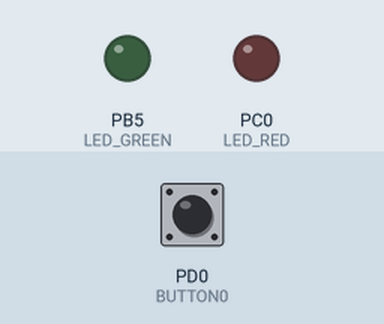
The program below on a simulated ATmega328P, built with avr-gcc and emulated at 16 MHz. On the bench: output pins drawn as LEDs (lit = HIGH). Dashed ring = blinking. Inputs (shaded band) come from the test bench; at power-on: PD0 (BUTTON0) HIGH.

Above: at 1.2 s.
1.3 s: PD0 (BUTTON0) pulled LOW for 1 s
At 1.67 s:
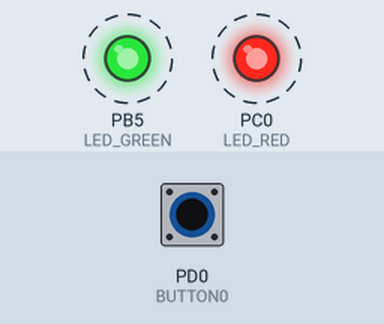
3.8 s: PD0 (BUTTON0) pulled LOW for 0.15 s
At 4.4 s:
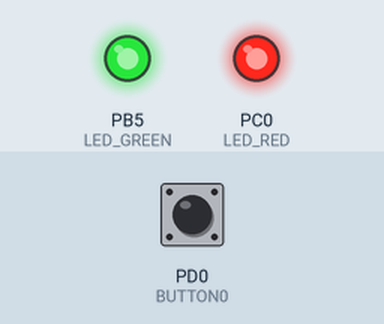
5.5 s: PD0 (BUTTON0) pulled LOW for 3.2 s
At 9.2 s:
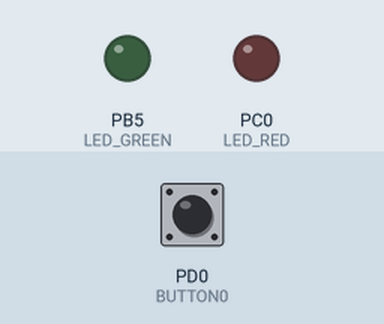
Timing chart, 0 to 10.7 s (numbered marks = the images above; inputs shaded):
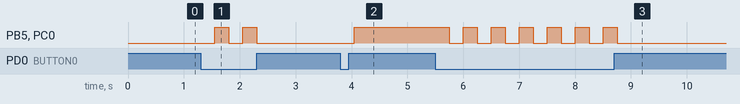

The program:

main.c
```c
// (licence header left out)
/* Defines -----------------------------------------------------------*/
#define LED_GREEN   PB5     // AVR pin where green LED is connected
#define LED_RED     PC0
#define BUTTON0     PD0
#define BLINK_DELAY 250
#ifndef F_CPU
#define F_CPU 16000000      // CPU frequency in Hz required for delay
#endif

/* Includes ----------------------------------------------------------*/
#include <util/delay.h>     // Functions for busy-wait delay loops
#include <avr/io.h>         // AVR device-specific IO definitions

/* Functions ---------------------------------------------------------*/
/**
 * Main function where the program execution begins. Toggle two LEDs
 * when a push button is pressed.
 */
int main(void)
{
    /* GREEN LED */
    // Set pin as output in Data Direction Register...
    DDRB = DDRB | (1<<LED_GREEN);
    // ...and turn LED off in Data Register
    PORTB = PORTB & ~(1<<LED_GREEN);

    /* second LED */
    // WRITE YOUR CODE HERE
	 // Set pin as output in Data Direction Register...
	 DDRC = DDRC | (1<<LED_RED);
	 // ...and turn LED off in Data Register
	 PORTC = PORTC & ~ (1<<LED_RED);


	 /* Button with pullup resistor */
	 DDRD = DDRD & ~(1<<BUTTON0);
	 PORTD = PORTD | (1<<BUTTON0);

    // Infinite loop
    while (1)
    {
		if (bit_is_clear(PIND, 0)) {
        // Pause several milliseconds

       _delay_ms(BLINK_DELAY);
			PORTB = PORTB ^ (1<<LED_GREEN);
			PORTC = PORTC ^ (1<<LED_RED);
        // WRITE YOUR CODE HERE
		}
    }

    // Will never reach this
    return 0;
}
```

Measured:
- after the input at 1.3 s, PB5 (LED_GREEN), PC0 (LED_RED): alternates HIGH for 0.25 s and LOW for 0.25 s, 4 changes in all, then stays LOW, starting after 0.25 s
- after the input at 3.8 s, PB5 (LED_GREEN), PC0 (LED_RED): LOW → HIGH after 0.25 s
- after the input at 5.5 s, PB5 (LED_GREEN), PC0 (LED_RED): alternates HIGH for 0.25 s and LOW for 0.25 s, 13 changes in all, then stays LOW, starting after 0.25 s
